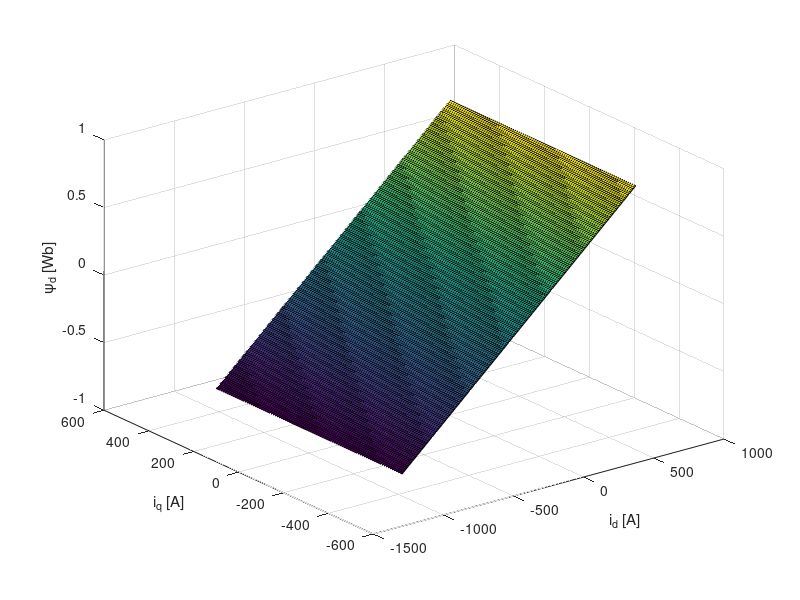
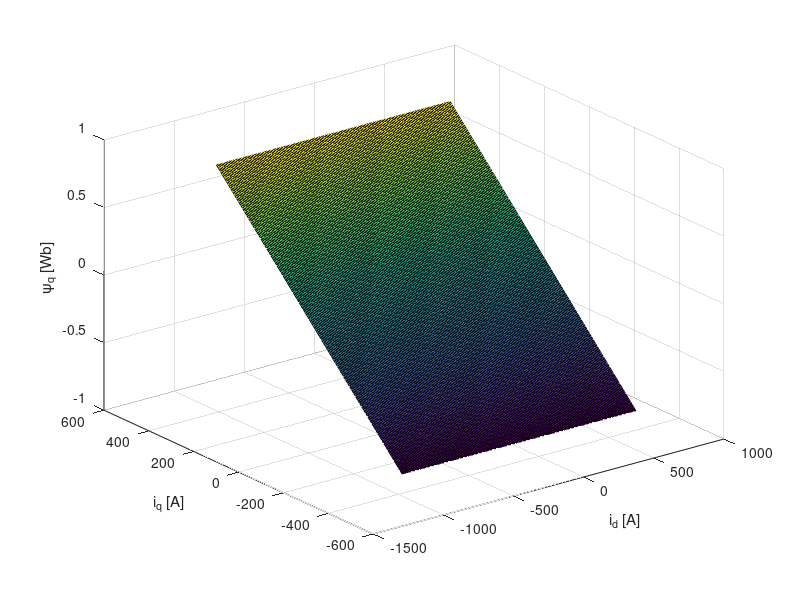
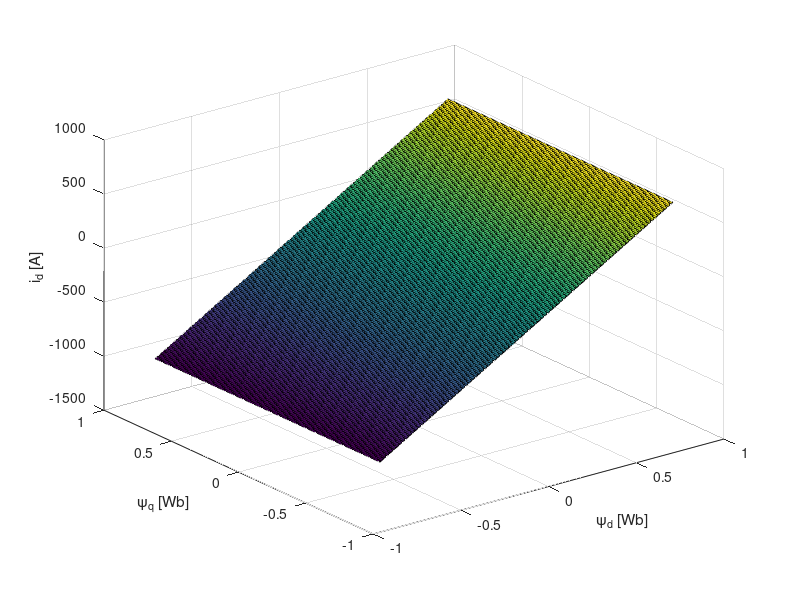
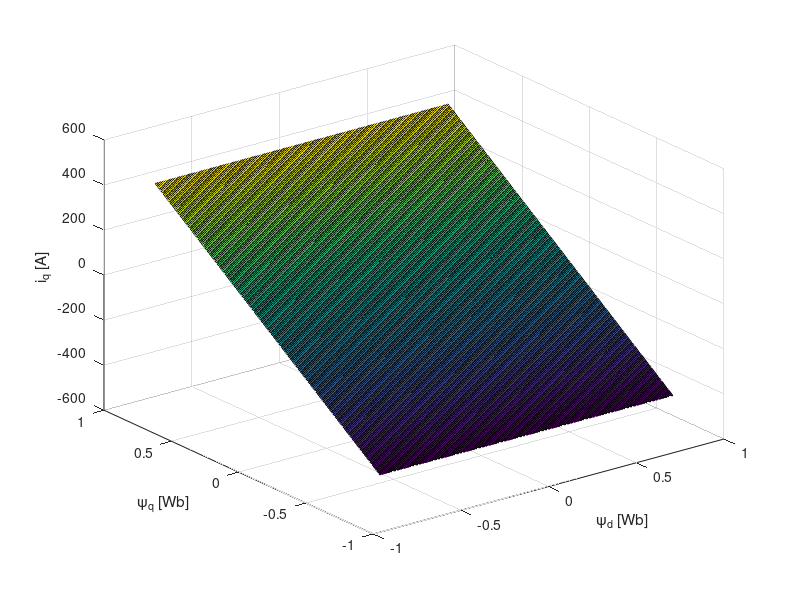

Reproduce these figures in MATLAB, in order.
clear
clc
close all

C32inv=2/3*[1    -1/2        -1/2;
            0  sqrt(3)/2  -sqrt(3)/2];
 
C32=[ 1       0;
    -1/2  sqrt(3)/2  
    -1/2 -sqrt(3)/2];

C33=C32*C32inv;

Tp=100e-6;  % switching period
Ts=Tp;     % sampling period
Tsim=min([Tp Ts])/100;  % simulation step-size
Tstep=0.20;
Tf=0.5;
%%% PMSM Parameters %%%%%%%%%%%%%
Pmrated=80e3;  % rated power
Tmrated=240;   % rated torque
Ismax=180;     % phase peak current
Rs= 60e-3;
Ld=1.0e-3;
Lq=2.0e-3;
Psif=167e-3;
Pp=4;
kL=0.750;
f= 15e-3;
J=100e-3;
load LUTdq     % load id and iq LUTs
figure(10)
surf(Idv,Iqv,Psidd')
xlabel('i_d [A]')
ylabel('i_q [A]')
zlabel('{\psi}_d [Wb]')
figure(11)
surf(Idv,Iqv,Psiqq')
xlabel('i_d [A]')
ylabel('i_q [A]')
zlabel('{\psi}_q [Wb]')
figure(12)
surf(Psidv,Psiqv,Idd')
xlabel('{\psi}_d [Wb]')
ylabel('{\psi}_q [Wb]')
zlabel('i_d [A]')
figure(13)
surf(Psidv,Psiqv,Iqq')
xlabel('{\psi}_d [Wb]')
ylabel('{\psi}_q [Wb]')
zlabel('i_q [A]')
%%%%%%%%%%%%%%%%%%%%%%%%%%%%%%%%%
%%% Voltage-Source Inverter
%%%%%%%%%%%%%%%%%%%%%%%%%%%%%%%%%
VDC=800;
Vmax=VDC/sqrt(3);
Vp=VDC/2;
GVSI=1;
%%%%%%%%%%%%%%%%%%%%%%%%%%%%%%%%%
%%% Current Control
%%%%%%%%%%%%%%%%%%%%%%%%%%%%%%%%%
% tr=1e-3;  % desired response time
% Psif0=1.0*Psif;
% Rs0=1.0*Rs;
% Ld0=1.0*Ld;
% Lq0=1.0*Lq;
% tid=...;
% Kpd=...;
% tiq=...;
% Kpq=...;
% Kid=...;
% Kiq=...;
%%%%%%%%%%%%%%%%%%%%%%%%%%%%%%%%%
%%% Initial Values
%%%%%%%%%%%%%%%%%%%%%%%%%%%%%%%%%
Thetae0=0;
Wm0=1500*pi/30;
Tm0=(kL+f)*Wm0;
Pm0=Tm0*Wm0;
dTm0=0.20*Tmrated; % 10*fix(0.20*Tm0/10);
Id0=0;
Iq0=2/3*Tm0/(Pp*(Psif+(Ld-Lq)*Id0));
Ud0=Rs*Id0;
Uq0=Rs*Iq0;
Psid0=interpn(Idv,Iqv,Psidd,Id0,Iq0);
Psiq0=interpn(Idv,Iqv,Psiqq,Id0,Iq0);
Vd0=Ud0-Pp*Psiq0*Wm0;
Vq0=Uq0+Pp*Psid0*Wm0;
Vdq0=sqrt(Vd0^2+Vq0^2);
Pe0=3/2*(Vd0*Id0+Vq0*Iq0);
%%%%%%%%%%%%%%%%%%%%%%%%%%%%%%%%%
disp('Parameters loaded!')
